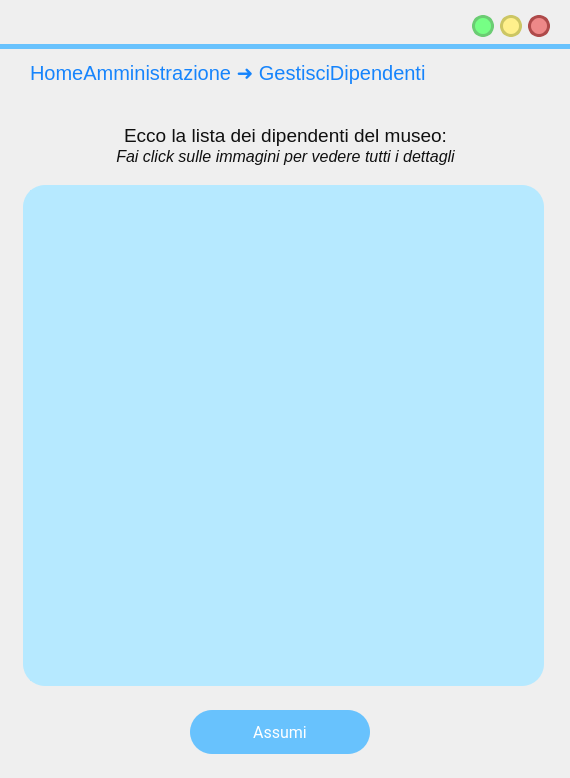
<?xml version="1.0" encoding="UTF-8"?>
<ui version="4.0">
 <class>MainWindow</class>
 <widget class="QMainWindow" name="MainWindow">
  <property name="geometry">
   <rect>
    <x>0</x>
    <y>0</y>
    <width>570</width>
    <height>778</height>
   </rect>
  </property>
  <property name="windowTitle">
   <string>MainWindow</string>
  </property>
  <property name="styleSheet">
   <string notr="true"/>
  </property>
  <widget class="QWidget" name="centralwidget">
   <widget class="QLabel" name="label">
    <property name="geometry">
     <rect>
      <x>0</x>
      <y>44</y>
      <width>641</width>
      <height>5</height>
     </rect>
    </property>
    <property name="styleSheet">
     <string notr="true">background-color:rgb(104, 194, 253);</string>
    </property>
    <property name="text">
     <string/>
    </property>
   </widget>
   <widget class="QPushButton" name="reduceButton">
    <property name="geometry">
     <rect>
      <x>472</x>
      <y>15</y>
      <width>22</width>
      <height>22</height>
     </rect>
    </property>
    <property name="sizePolicy">
     <sizepolicy hsizetype="Fixed" vsizetype="Fixed">
      <horstretch>0</horstretch>
      <verstretch>0</verstretch>
     </sizepolicy>
    </property>
    <property name="minimumSize">
     <size>
      <width>22</width>
      <height>22</height>
     </size>
    </property>
    <property name="maximumSize">
     <size>
      <width>24</width>
      <height>24</height>
     </size>
    </property>
    <property name="cursor">
     <cursorShape>PointingHandCursor</cursorShape>
    </property>
    <property name="styleSheet">
     <string notr="true">QPushButton{
 background-color:#76ff85;
 border-style: solid;
 border-radius:11px;
font: 18pt &quot;Candara&quot;;
border-color:#6bcc73;
border-width:3;
}

QPushButton::pressed{
	background-color : white;
	border-color:#6bcc73;
	border-width:3;
}
</string>
    </property>
    <property name="text">
     <string/>
    </property>
   </widget>
   <widget class="QPushButton" name="exitButton">
    <property name="geometry">
     <rect>
      <x>528</x>
      <y>15</y>
      <width>22</width>
      <height>22</height>
     </rect>
    </property>
    <property name="sizePolicy">
     <sizepolicy hsizetype="Fixed" vsizetype="Fixed">
      <horstretch>0</horstretch>
      <verstretch>0</verstretch>
     </sizepolicy>
    </property>
    <property name="minimumSize">
     <size>
      <width>22</width>
      <height>22</height>
     </size>
    </property>
    <property name="maximumSize">
     <size>
      <width>24</width>
      <height>24</height>
     </size>
    </property>
    <property name="cursor">
     <cursorShape>PointingHandCursor</cursorShape>
    </property>
    <property name="styleSheet">
     <string notr="true">QPushButton{
 background-color:#ee8888;
 border-style: solid;
 border-radius:11px;
font: 18pt &quot;Candara&quot;;
border-color:#ae4a4a;
border-width:3;
}

QPushButton::pressed{
	background-color : white;
	border-color:#ae4a4a;
	border-width:3;
}
</string>
    </property>
    <property name="text">
     <string/>
    </property>
   </widget>
   <widget class="QPushButton" name="maximizeButton">
    <property name="geometry">
     <rect>
      <x>500</x>
      <y>15</y>
      <width>22</width>
      <height>22</height>
     </rect>
    </property>
    <property name="sizePolicy">
     <sizepolicy hsizetype="Fixed" vsizetype="Fixed">
      <horstretch>0</horstretch>
      <verstretch>0</verstretch>
     </sizepolicy>
    </property>
    <property name="minimumSize">
     <size>
      <width>20</width>
      <height>20</height>
     </size>
    </property>
    <property name="maximumSize">
     <size>
      <width>24</width>
      <height>24</height>
     </size>
    </property>
    <property name="cursor">
     <cursorShape>PointingHandCursor</cursorShape>
    </property>
    <property name="styleSheet">
     <string notr="true">QPushButton{
 background-color:#fff08c	;
 border-style: solid;
 border-radius:11px;
font: 18pt &quot;Candara&quot;;
border-color:#ccc664;
border-width:3;
}

QPushButton::pressed{
	background-color : white;
	border-color:#ccc664;
	border-width:3;
}
</string>
    </property>
    <property name="text">
     <string/>
    </property>
   </widget>
   <widget class="QLabel" name="previousLabel">
    <property name="geometry">
     <rect>
      <x>510</x>
      <y>60</y>
      <width>36</width>
      <height>36</height>
     </rect>
    </property>
    <property name="font">
     <font>
      <family>Lato Light</family>
      <pointsize>18</pointsize>
      <weight>50</weight>
      <italic>false</italic>
      <bold>false</bold>
     </font>
    </property>
    <property name="cursor">
     <cursorShape>PointingHandCursor</cursorShape>
    </property>
    <property name="autoFillBackground">
     <bool>false</bool>
    </property>
    <property name="styleSheet">
     <string notr="true">background-color: rgba(255, 255, 255,0);</string>
    </property>
    <property name="text">
     <string/>
    </property>
    <property name="pixmap">
     <pixmap resource="res/res.qrc">:/icons/arrow_back_FILL1_wght700_GRAD200_opsz48_risultato.png</pixmap>
    </property>
    <property name="scaledContents">
     <bool>true</bool>
    </property>
   </widget>
   <widget class="QLabel" name="titoloLabel">
    <property name="geometry">
     <rect>
      <x>30</x>
      <y>57</y>
      <width>461</width>
      <height>31</height>
     </rect>
    </property>
    <property name="styleSheet">
     <string notr="true">font-size: 20px;
text-align: left;
background-color: rgba(255, 255, 255,0);
color: #1684FC;
font: 14pt &quot;Lato&quot;;</string>
    </property>
    <property name="text">
     <string>HomeAmministrazione ➜ GestisciDipendenti</string>
    </property>
   </widget>
   <widget class="QLabel" name="titoloLabel_3">
    <property name="geometry">
     <rect>
      <x>20</x>
      <y>141</y>
      <width>531</width>
      <height>31</height>
     </rect>
    </property>
    <property name="layoutDirection">
     <enum>Qt::RightToLeft</enum>
    </property>
    <property name="styleSheet">
     <string notr="true">left: 802px;
top: 386px;
width: 307px;
height: 19px;
color: rgba(16, 16, 16);
background-color: rgba(255, 255, 255,0);

</string>
    </property>
    <property name="text">
     <string>&lt;html&gt;&lt;head/&gt;&lt;body&gt;&lt;p&gt;&lt;span style=&quot; font-size:12pt; font-style:italic;&quot;&gt;Fai click sulle immagini per vedere tutti i dettagli&lt;/span&gt;&lt;/p&gt;&lt;/body&gt;&lt;/html&gt;</string>
    </property>
    <property name="alignment">
     <set>Qt::AlignCenter</set>
    </property>
   </widget>
   <widget class="QLabel" name="titoloLabel">
    <property name="geometry">
     <rect>
      <x>20</x>
      <y>120</y>
      <width>531</width>
      <height>31</height>
     </rect>
    </property>
    <property name="styleSheet">
     <string notr="true">left: 849px;
background-color: rgba(255, 255, 255,0);
top: 359px;
width: 212px;
height: 24px;
color: rgba(16, 16, 16);
font-size: 20px;
text-align: center;

</string>
    </property>
    <property name="text">
     <string>&lt;html&gt;&lt;head/&gt;&lt;body&gt;&lt;p&gt;&lt;span style=&quot; font-size:14pt;&quot;&gt;Ecco la lista dei dipendenti del museo:&lt;/span&gt;&lt;/p&gt;&lt;/body&gt;&lt;/html&gt;</string>
    </property>
    <property name="alignment">
     <set>Qt::AlignCenter</set>
    </property>
   </widget>
   <widget class="QPushButton" name="pushButton">
    <property name="geometry">
     <rect>
      <x>190</x>
      <y>710</y>
      <width>180</width>
      <height>44</height>
     </rect>
    </property>
    <property name="font">
     <font>
      <family>Lato</family>
      <pointsize>14</pointsize>
      <weight>50</weight>
      <italic>false</italic>
      <bold>false</bold>
     </font>
    </property>
    <property name="cursor">
     <cursorShape>PointingHandCursor</cursorShape>
    </property>
    <property name="autoFillBackground">
     <bool>false</bool>
    </property>
    <property name="styleSheet">
     <string notr="true">


QPushButton{
left: 863px;
top: 820px;
width: 183px;
height: 44px;
color: rgba(255, 255, 255, 100);
font-size: 16px;
font-family: Roboto;
background-color:rgb(104, 194, 253);
 border-style: solid;
 border-radius:22px;
color: rgb(255, 255, 255);
font: 14pt &quot;Lato&quot;;
}

QPushButton::hover{


	border-color : rgb(15, 138, 204);
	color: white;
border-width:0;
}

QPushButton::pressed{
	border-color:rgb(104, 194, 253);
	border-width:4;
	background-color : white;
	color:rgb(104, 194, 253);
}
</string>
    </property>
    <property name="text">
     <string>Assumi</string>
    </property>
   </widget>
   <widget class="QLabel" name="immagineLabel">
    <property name="geometry">
     <rect>
      <x>23</x>
      <y>185</y>
      <width>521</width>
      <height>501</height>
     </rect>
    </property>
    <property name="sizePolicy">
     <sizepolicy hsizetype="Fixed" vsizetype="Fixed">
      <horstretch>0</horstretch>
      <verstretch>0</verstretch>
     </sizepolicy>
    </property>
    <property name="styleSheet">
     <string notr="true">left: 737px;
top: 416px;
width: 436px;
height: 377px;
line-height: 20px;
border-radius: 22px;
background-color: rgba(182, 233, 255);
text-align: center;</string>
    </property>
    <property name="text">
     <string/>
    </property>
    <property name="scaledContents">
     <bool>true</bool>
    </property>
    <property name="alignment">
     <set>Qt::AlignCenter</set>
    </property>
    <property name="margin">
     <number>10</number>
    </property>
    <property name="indent">
     <number>10</number>
    </property>
   </widget>
   <widget class="QScrollArea" name="scrollArea">
    <property name="geometry">
     <rect>
      <x>30</x>
      <y>190</y>
      <width>501</width>
      <height>491</height>
     </rect>
    </property>
    <property name="styleSheet">
     <string notr="true">QWidget{
background:rgb(255, 255, 255);
border-radius:0px;
border-color:#b6e9ff;
border-style: solid;
border-width:7;
}


QScrollArea{
border-width:0px;
border-radius: 22px;
background-color: rgba(255, 255, 255, 255);
}

QScrollBar{
border-width:0px;
	border-radius:4px;
background-color: rgba(255, 255, 255, 255);

}


/* VERTICAL SCROLLBAR */
 QScrollBar:vertical {
	border: none;
    width: 14px;
    margin: 0px 0 0px 0;
	border-radius: 7px;
margin: 0px 0px 0px 0px;

 }

/*  HANDLE BAR VERTICAL */
QScrollBar::handle:vertical {	
	background-color:#68C2FD;
	min-height: 30px;	
	border-radius: 7px;

}
QScrollBar::handle:vertical:hover{	
	background-color:#A6E4FF;
}
QScrollBar::handle:vertical:pressed {	
	background-color: #5AA7D9;
}

/* BTN TOP - SCROLLBAR */
QScrollBar::sub-line:vertical {
	background-color: rgb(255, 255, 255);
	border-radius: 7px;
}
QScrollBar::sub-line:vertical:hover {	
	background-color:#68C2FD;
}
QScrollBar::sub-line:vertical:pressed {	
	background-color: #5AA7D9;
}

/* BTN BOTTOM - SCROLLBAR  */
QScrollBar::add-line:vertical {

	background-color: rgb(255, 255, 255);
	border-radius: 7px;

}
QScrollBar::add-line:vertical:hover {	
	background-color:rgb(255, 255, 255)
}
QScrollBar::add-line:vertical:pressed {	
	background-color:rgb(255, 255, 255)
}

/* RESET ARROW  */
QScrollBar::up-arrow:vertical, QScrollBar::down-arrow:vertical {
	background: none;
}
QScrollBar::add-page:vertical, QScrollBar::sub-page:vertical {
	background: none;
} 


/* HORIZONTAL SCROLLBAR - HOMEWORK */
QScrollBar:horizontal {
   
}
QScrollBar::handle:horizontal {
    
}
QScrollBar::add-line:horizontal {
    
}
QScrollBar::sub-line:horizontal {
    
}
QScrollBar::up-arrow:horizontal, QScrollBar::down-arrow:horizontal
{

}
QScrollBar::add-page:horizontal, QScrollBar::sub-page:horizontal
{

}



</string>
    </property>
    <property name="horizontalScrollBarPolicy">
     <enum>Qt::ScrollBarAlwaysOff</enum>
    </property>
    <property name="widgetResizable">
     <bool>true</bool>
    </property>
    <widget class="QWidget" name="scrollAreaWidgetContents">
     <property name="geometry">
      <rect>
       <x>0</x>
       <y>0</y>
       <width>501</width>
       <height>491</height>
      </rect>
     </property>
     <property name="styleSheet">
      <string notr="true">border-width:0px;
border-radius: 0px;
background-color: #b6e9ff;</string>
     </property>
     <layout class="QVBoxLayout" name="verticalLayout">
      <property name="spacing">
       <number>12</number>
      </property>
      <property name="leftMargin">
       <number>18</number>
      </property>
     </layout>
    </widget>
   </widget>
   <zorder>immagineLabel</zorder>
   <zorder>label</zorder>
   <zorder>reduceButton</zorder>
   <zorder>exitButton</zorder>
   <zorder>maximizeButton</zorder>
   <zorder>previousLabel</zorder>
   <zorder>titoloLabel</zorder>
   <zorder>titoloLabel_3</zorder>
   <zorder>titoloLabel</zorder>
   <zorder>pushButton</zorder>
   <zorder>scrollArea</zorder>
  </widget>
 </widget>
 <resources>
  <include location="res.qrc"/>
  <include location="res/res.qrc"/>
 </resources>
 <connections/>
</ui>
